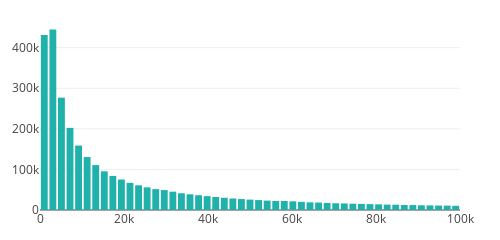

The cell this chart's notebook holds for it:
### Code cell
plotly_bins(df['session_duration'].tolist(), np.linspace(0, 10**5))
